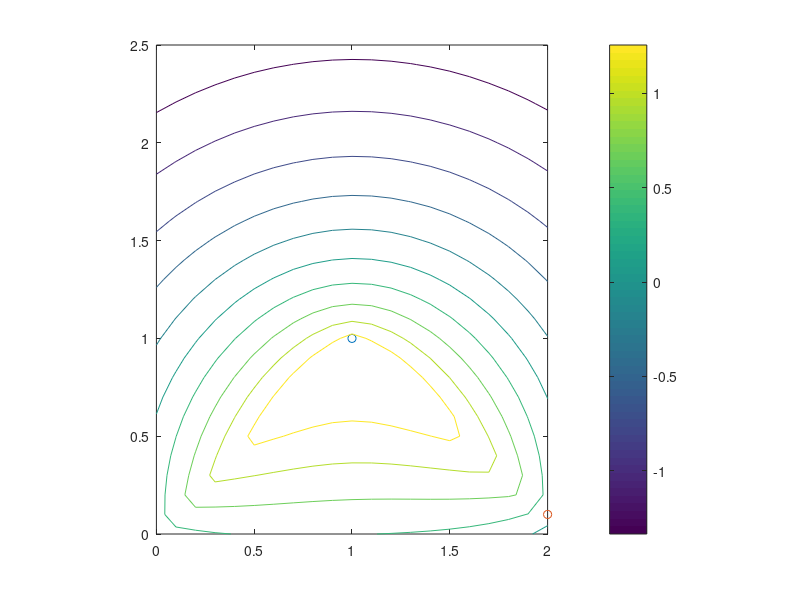

Here is the MATLAB script that generated this plot: (Note: this script raises an error after producing the figure.)
% setup publisher / ros
% pub = rospublisher('/raw_vel');
% message = rosmessage(pub); 

% goodpoints = [[0.23,0.23],[0.23,0.23];[0.23,0.23],[0.23,0.23]];
A = [1,1];
B = [2,0.1];
C = [1,1];
D = [0,0];
goodpoints = [A,B;D,C];

numlines = size(goodpoints, 1);

% choose initial point
r = [1;1.5];

% generate the surface with lines and such
%plot(r(1), r(2),'o')
plot(A(1), A(2),'o')
hold on
plot(B(1), B(2),'o')

[px,py]=meshgrid(0:0.1:2,0:0.1:2.5);
[xlim,ylim] = size(px);
V = zeros(xlim, ylim);

for i=1:xlim
    for j=1:ylim
        current = 0;
        for h=1:numlines
            theLine = goodpoints(h,:);
            vec = [theLine(1),theLine(2)] - [theLine(3),theLine(4)];
            startx = theLine(1);
            starty = theLine(2);
            slope = vec(2) ./ vec(1);
            line = @(x0,m,xi,yi) log(sqrt((px(i,j)-x0-xi).^2 + ((py(i,j)-(m.*x0)-yi).^2)));
            lined = @(x0)line(x0, slope,startx,starty);
            current = current - integral(lined,0,norm(vec(1)));
        end
        V(i,j) =  current;
    end
end

% visualize contour and gradient plot of surface in advance
% (entirely for pretty plots)
contour3(px,py,V)
[Ex,Ey] = gradient(V);
hold on
axis equal
colorbar
%quiver(px,py,Ex,Ey)

% find the gradient at initial pt
xp = round(r(1),2);
yp = round(r(2),2);
[gx, gy] = gradGenerator(xp,yp);
grad = 30.*[-gx;-gy];

lambda = .25; % feet
delta = .99; % current delta
tolerance = .63; % gradient norm tolerance
orientation = [0;1]; %initial orientation

% calculate desired angle
angle = acos(dot(orientation, grad)./norm(grad));
orientation = grad./norm(grad);

% rotate to the correct initial angle
time = 2*angle/(pi / 2);
% message.Data = [-.1,.1];  
% send(pub, message);
% pause(time);
% message.Data = [0,0];
% send(pub,message);

% initialize a counter and log current gradient length
norm(grad)
count = 1;

while norm(grad) > tolerance
    if count < 10
        % perform linear distance movement
        time = (lambda/3.281)/0.1;
%         message.Data = [.1,.1];
%         send(pub, message);
%         pause(time);
%         message.Data = [0,0];
%         send(pub,message);
        
        % update gradient, linear, and angle calculations
        r = r + lambda*grad./norm(grad);
        lambda = lambda*delta;
        xp = round(r(1),2);
        yp = round(r(2),2);
        [gx, gy] = gradGenerator(xp,yp);
        grad = 30.*[-gx;-gy];
        norm(grad)
        angle = acos(dot(orientation, grad)./norm(grad));
        orientation = grad./norm(grad);
        
        % perform angular movement
        time = 2*angle/1.5748;
%         message.Data = [-.1,.1];
%         send(pub, message);
%         pause(time);
%         message.Data = [0,0];
%         send(pub,message);

        plot(r(1), r(2),'o')
        count = count+1;
    else
        break
    end
end

% stop moving, we're done!
% message.Data = [0,0];
% send(pub,message);